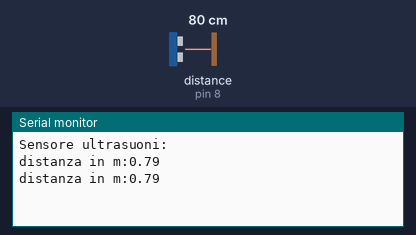
The sketch below on a simulated Arduino Uno, built with avr-gcc and run on an emulated ATmega328P. On the bench: the last lines printed to the serial monitor. Wiring (inferred from the names in the program): ultrasonic range finder: trigger pin 7; echo pin 8. The inputs (shaded band) are chosen by the test bench; at power-on: distance to the obstacle (sensor on pin 8) 80 cm. The echo pulse lasts 58.3 µs per cm.

Above: at 1.8 s.
1.9 s: distance to the obstacle (sensor on pin 8) set to 2 cm
At 2.4 s:
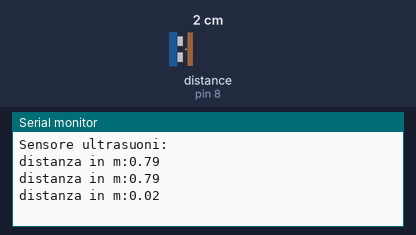
3.4 s: distance to the obstacle (sensor on pin 8) set to 4 cm
At 4.8 s:
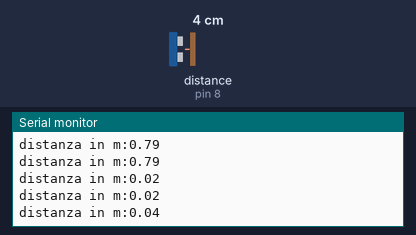
Timing chart, 0 to 6.4 s (numbered marks = the images above; inputs shaded):
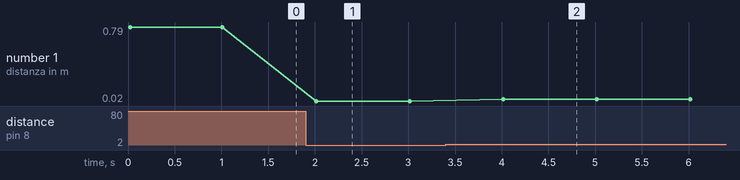

The sketch:

sketch_jun19a.ino.ino
```cpp
int triggerPort = 7;
int echoPort = 8;
void setup()
{
pinMode( triggerPort, OUTPUT );
pinMode( echoPort, INPUT );
Serial.begin( 9600 );
Serial.println( "Sensore ultrasuoni: ");
}

void loop() {
//porta bassa l'uscita del trigger
digitalWrite( triggerPort, LOW );

//invia un impulso di 10microsec su trigger
digitalWrite( triggerPort, HIGH );
delayMicroseconds( 10 );
digitalWrite( triggerPort, LOW );

long duration= pulseIn(echoPort,HIGH);
float distanza= 0.00034*duration/2.0;
Serial.print ("distanza in m:");
Serial.println (distanza);
delay(1000);
}
```

Measured:
- after the input at 1.9 s, the serial monitor: prints a new line after 0.11 s (image 1)
- after the input at 3.4 s, the serial monitor: prints a new line after 0.61 s (image 2)
- plotted number 1: 0.79 → 0.02 after the input at 1.9 s, 0.02 → 0.04 after the input at 3.4 s
